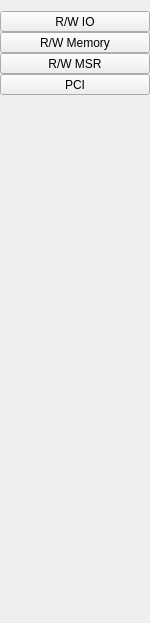
         <widget class="QWidget" name="advencedhardwareselectwidget" native="true">
          <property name="sizePolicy">
           <sizepolicy hsizetype="Minimum" vsizetype="Preferred">
            <horstretch>0</horstretch>
            <verstretch>0</verstretch>
           </sizepolicy>
          </property>
          <property name="minimumSize">
           <size>
            <width>150</width>
            <height>0</height>
           </size>
          </property>
          <property name="maximumSize">
           <size>
            <width>100</width>
            <height>16777215</height>
           </size>
          </property>
          <layout class="QVBoxLayout" name="verticalLayout_5">
           <property name="spacing">
            <number>0</number>
           </property>
           <property name="leftMargin">
            <number>0</number>
           </property>
           <property name="rightMargin">
            <number>0</number>
           </property>
           <item>
            <widget class="SV_HARDWARE_PUSHBUTTON" name="rwIobutton">
             <property name="sizePolicy">
              <sizepolicy hsizetype="Expanding" vsizetype="Preferred">
               <horstretch>0</horstretch>
               <verstretch>0</verstretch>
              </sizepolicy>
             </property>
             <property name="minimumSize">
              <size>
               <width>0</width>
               <height>0</height>
              </size>
             </property>
             <property name="maximumSize">
              <size>
               <width>16777215</width>
               <height>16777215</height>
              </size>
             </property>
             <property name="focusPolicy">
              <enum>Qt::StrongFocus</enum>
             </property>
             <property name="text">
              <string>R/W IO</string>
             </property>
             <property name="toolButtonStyle">
              <enum>Qt::ToolButtonTextUnderIcon</enum>
             </property>
            </widget>
           </item>
           <item>
            <widget class="SV_HARDWARE_PUSHBUTTON" name="rwmemorybutton">
             <property name="sizePolicy">
              <sizepolicy hsizetype="Expanding" vsizetype="Preferred">
               <horstretch>0</horstretch>
               <verstretch>0</verstretch>
              </sizepolicy>
             </property>
             <property name="minimumSize">
              <size>
               <width>0</width>
               <height>0</height>
              </size>
             </property>
             <property name="maximumSize">
              <size>
               <width>16777215</width>
               <height>16777215</height>
              </size>
             </property>
             <property name="text">
              <string>R/W Memory</string>
             </property>
            </widget>
           </item>
           <item>
            <widget class="SV_HARDWARE_PUSHBUTTON" name="rwmsrbutton">
             <property name="sizePolicy">
              <sizepolicy hsizetype="Expanding" vsizetype="Preferred">
               <horstretch>0</horstretch>
               <verstretch>0</verstretch>
              </sizepolicy>
             </property>
             <property name="minimumSize">
              <size>
               <width>0</width>
               <height>0</height>
              </size>
             </property>
             <property name="maximumSize">
              <size>
               <width>16777215</width>
               <height>16777215</height>
              </size>
             </property>
             <property name="text">
              <string>R/W MSR</string>
             </property>
            </widget>
           </item>
           <item>
            <widget class="SV_HARDWARE_PUSHBUTTON" name="PCIbutton">
             <property name="sizePolicy">
              <sizepolicy hsizetype="Expanding" vsizetype="Fixed">
               <horstretch>0</horstretch>
               <verstretch>0</verstretch>
              </sizepolicy>
             </property>
             <property name="text">
              <string>PCI</string>
             </property>
            </widget>
           </item>
           <item>
            <spacer name="advencedhardwareselectverticalSpacer">
             <property name="orientation">
              <enum>Qt::Vertical</enum>
             </property>
             <property name="sizeHint" stdset="0">
              <size>
               <width>20</width>
               <height>517</height>
              </size>
             </property>
            </spacer>
           </item>
          </layout>
         </widget>
